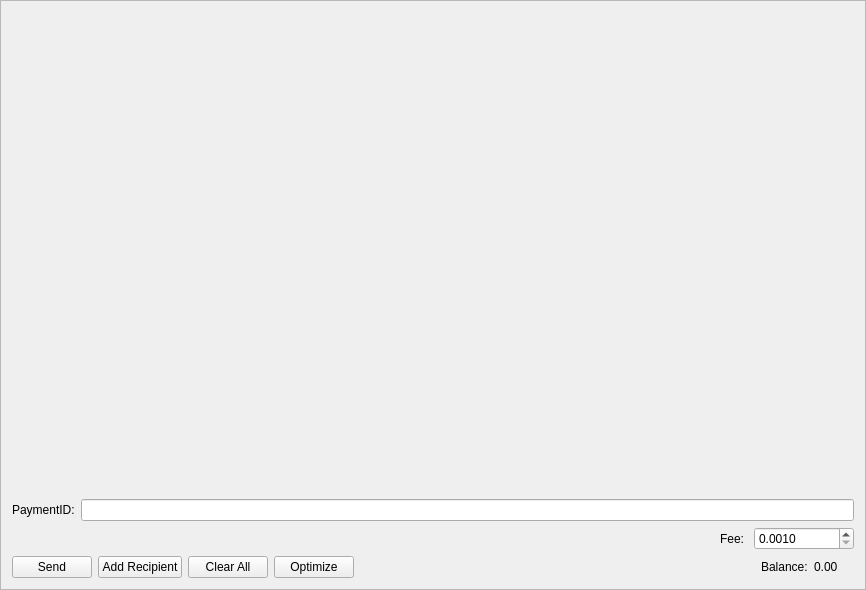
<?xml version="1.0" encoding="UTF-8"?>
<ui version="4.0">
 <class>SendFrame</class>
 <widget class="QFrame" name="SendFrame">
  <property name="geometry">
   <rect>
    <x>0</x>
    <y>0</y>
    <width>866</width>
    <height>590</height>
   </rect>
  </property>
  <property name="windowTitle">
   <string>Frame</string>
  </property>
  <property name="frameShape">
   <enum>QFrame::StyledPanel</enum>
  </property>
  <property name="frameShadow">
   <enum>QFrame::Raised</enum>
  </property>
  <layout class="QVBoxLayout" name="m_send_frame_main_layout">
   <item>
    <widget class="QScrollArea" name="m_transfersScrollarea">
     <property name="frameShape">
      <enum>QFrame::NoFrame</enum>
     </property>
     <property name="widgetResizable">
      <bool>true</bool>
     </property>
     <widget class="QWidget" name="scrollAreaWidgetContents">
      <property name="geometry">
       <rect>
        <x>0</x>
        <y>0</y>
        <width>846</width>
        <height>468</height>
       </rect>
      </property>
      <layout class="QVBoxLayout" name="m_send_frame_layout">
       <property name="leftMargin">
        <number>0</number>
       </property>
       <property name="topMargin">
        <number>0</number>
       </property>
       <property name="rightMargin">
        <number>0</number>
       </property>
       <property name="bottomMargin">
        <number>0</number>
       </property>
       <item>
        <spacer name="verticalSpacer">
         <property name="orientation">
          <enum>Qt::Vertical</enum>
         </property>
         <property name="sizeHint" stdset="0">
          <size>
           <width>20</width>
           <height>445</height>
          </size>
         </property>
        </spacer>
       </item>
      </layout>
     </widget>
    </widget>
   </item>
   <item>
    <layout class="QGridLayout" name="gridLayout">
     <property name="topMargin">
      <number>5</number>
     </property>
     <item row="1" column="4">
      <widget class="QDoubleSpinBox" name="m_feeSpin">
       <property name="enabled">
        <bool>true</bool>
       </property>
       <property name="minimumSize">
        <size>
         <width>100</width>
         <height>0</height>
        </size>
       </property>
       <property name="baseSize">
        <size>
         <width>100</width>
         <height>0</height>
        </size>
       </property>
       <property name="cursor">
        <cursorShape>IBeamCursor</cursorShape>
       </property>
       <property name="locale">
        <locale language="English" country="UnitedStates"/>
       </property>
       <property name="suffix">
        <string/>
       </property>
       <property name="decimals">
        <number>4</number>
       </property>
       <property name="minimum">
        <double>0.0010</double>
       </property>
       <property name="maximum">
        <double>1.000000000000000</double>
       </property>
       <property name="singleStep">
        <double>0.0001</double>
       </property>
       <property name="value">
        <double>0.0010</double>
       </property>
      </widget>
     </item>
     <item row="0" column="0">
      <widget class="QLabel" name="label_6">
       <property name="text">
        <string>PaymentID:</string>
       </property>
      </widget>
     </item>
     <item row="1" column="3">
      <widget class="QLabel" name="label_3">
       <property name="text">
        <string>Fee: </string>
       </property>
      </widget>
     </item>
     <item row="0" column="1" colspan="4">
      <widget class="QLineEdit" name="m_paymentIdEdit"/>
     </item>
     <item row="1" column="2">
      <spacer name="horizontalSpacer">
       <property name="orientation">
        <enum>Qt::Horizontal</enum>
       </property>
       <property name="sizeType">
        <enum>QSizePolicy::Expanding</enum>
       </property>
       <property name="sizeHint" stdset="0">
        <size>
         <width>298</width>
         <height>20</height>
        </size>
       </property>
      </spacer>
     </item>
    </layout>
   </item>
   <item>
    <layout class="QHBoxLayout" name="horizontalLayout">
     <item>
      <widget class="QPushButton" name="m_sendButton">
       <property name="text">
        <string>Send</string>
       </property>
       <property name="icon">
        <iconset resource="../../resources.qrc">
         <normaloff>:/icons/send</normaloff>:/icons/send</iconset>
       </property>
      </widget>
     </item>
     <item>
      <widget class="QPushButton" name="m_addRecipientButton">
       <property name="text">
        <string>Add Recipient</string>
       </property>
       <property name="icon">
        <iconset resource="../../resources.qrc">
         <normaloff>:/icons/add</normaloff>:/icons/add</iconset>
       </property>
      </widget>
     </item>
     <item>
      <widget class="QPushButton" name="m_clearAllButton">
       <property name="text">
        <string>Clear All</string>
       </property>
       <property name="icon">
        <iconset resource="../../resources.qrc">
         <normaloff>:/icons/remove</normaloff>:/icons/remove</iconset>
       </property>
      </widget>
     </item>
     <item>
      <widget class="QPushButton" name="m_optimizeButton">
       <property name="text">
        <string>Optimize</string>
       </property>
       <property name="icon">
        <iconset resource="../../resources.qrc">
         <normaloff>:/icons/transactions</normaloff>:/icons/transactions</iconset>
       </property>
      </widget>
     </item>
     <item>
      <spacer name="horizontalSpacer_2">
       <property name="orientation">
        <enum>Qt::Horizontal</enum>
       </property>
       <property name="sizeHint" stdset="0">
        <size>
         <width>40</width>
         <height>20</height>
        </size>
       </property>
      </spacer>
     </item>
     <item>
      <widget class="QLabel" name="label_4">
       <property name="text">
        <string>Balance:</string>
       </property>
      </widget>
     </item>
     <item>
      <widget class="QLabel" name="m_balanceLabel">
       <property name="text">
        <string notr="true">0.00 </string>
       </property>
      </widget>
     </item>
     <item>
      <widget class="QLabel" name="m_tickerLabel">
       <property name="text">
        <string notr="true"/>
       </property>
      </widget>
     </item>
    </layout>
   </item>
  </layout>
 </widget>
 <tabstops>
  <tabstop>m_paymentIdEdit</tabstop>
  <tabstop>m_sendButton</tabstop>
  <tabstop>m_clearAllButton</tabstop>
  <tabstop>m_optimizeButton</tabstop>
  <tabstop>m_addRecipientButton</tabstop>
  <tabstop>m_transfersScrollarea</tabstop>
 </tabstops>
 <resources>
  <include location="../../resources.qrc"/>
 </resources>
 <connections>
  <connection>
   <sender>m_addRecipientButton</sender>
   <signal>clicked()</signal>
   <receiver>SendFrame</receiver>
   <slot>addRecipientClicked()</slot>
   <hints>
    <hint type="sourcelabel">
     <x>309</x>
     <y>561</y>
    </hint>
    <hint type="destinationlabel">
     <x>432</x>
     <y>294</y>
    </hint>
   </hints>
  </connection>
  <connection>
   <sender>m_clearAllButton</sender>
   <signal>clicked()</signal>
   <receiver>SendFrame</receiver>
   <slot>clearAllClicked()</slot>
   <hints>
    <hint type="sourcelabel">
     <x>181</x>
     <y>561</y>
    </hint>
    <hint type="destinationlabel">
     <x>432</x>
     <y>294</y>
    </hint>
   </hints>
  </connection>
  <connection>
   <sender>m_optimizeButton</sender>
   <signal>clicked()</signal>
   <receiver>SendFrame</receiver>
   <slot>optimizeClicked()</slot>
   <hints>
    <hint type="sourcelabel">
     <x>181</x>
     <y>561</y>
    </hint>
    <hint type="destinationlabel">
     <x>432</x>
     <y>294</y>
    </hint>
   </hints>
  </connection>
  <connection>
   <sender>m_sendButton</sender>
   <signal>clicked()</signal>
   <receiver>SendFrame</receiver>
   <slot>sendClicked()</slot>
   <hints>
    <hint type="sourcelabel">
     <x>53</x>
     <y>561</y>
    </hint>
    <hint type="destinationlabel">
     <x>432</x>
     <y>294</y>
    </hint>
   </hints>
  </connection>
 </connections>
 <slots>
  <slot>sendClicked()</slot>
  <slot>clearAllClicked()</slot>
  <slot>optimizeClicked()</slot>
  <slot>addRecipientClicked()</slot>
  <slot>mixinValueChanged(int)</slot>
 </slots>
</ui>
